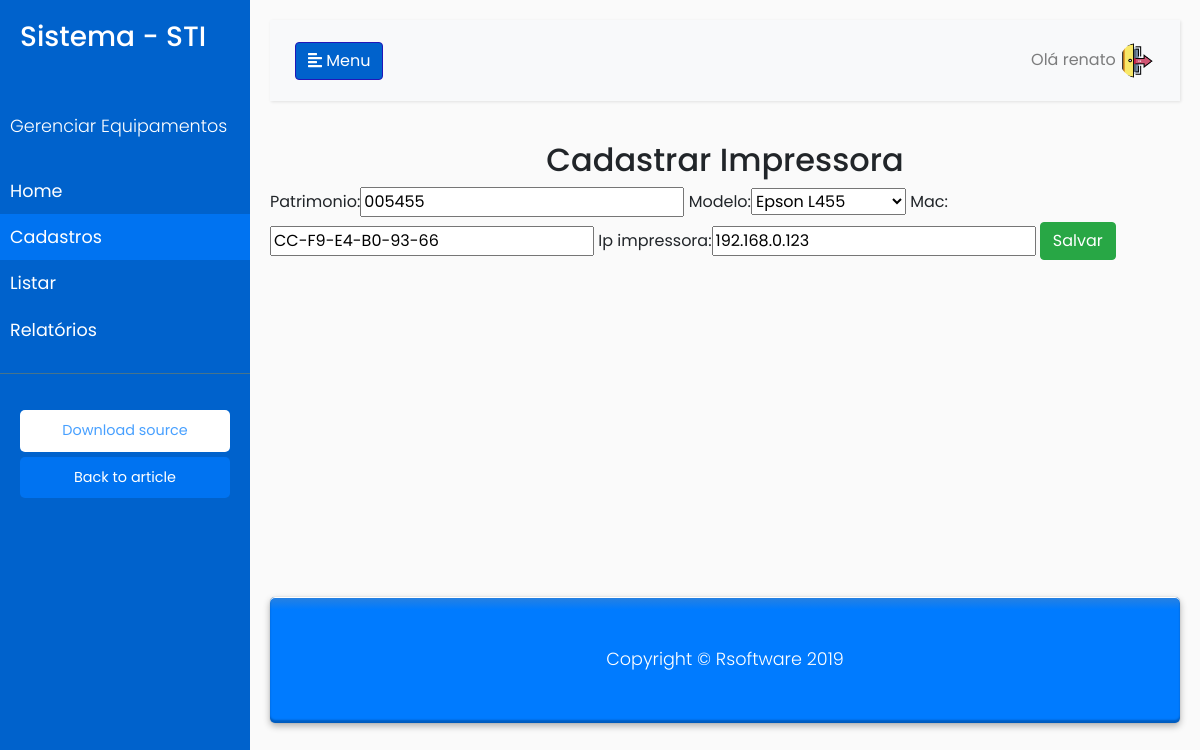
/impressoras/update/1 (signed in), run on the app's committed database.
### impressoras/models.py (models this page shows, shortened)
class Impressora(models.Model):
    patrimonio = models.CharField(max_length=6, unique=True)
    modelo = models.CharField(max_length=16, choices=MODEL_CHOICES)
    mac = models.CharField(max_length=17, unique=True)
    ip_impressora = models.CharField(max_length=16, unique=True)

### impressoras/views.py (the view)
# urls.py: path('update/<int:id>', impressoras_update, name="impressoras_update"),
@login_required
def impressoras_update(request, id):
    impressora = get_object_or_404(Impressora, pk=id)
    form = ImpressoraForm(request.POST or None, instance=impressora)
    if form.is_valid():
        form.save()
        return redirect('impressoras_list')
    return render(request, 'impressoras_form.html', {'form': form})

### impressoras/forms.py
class ImpressoraForm(ModelForm):
    class Meta:
        model = Impressora
        fields = ['patrimonio', 'modelo', 'mac', 'ip_impressora']

### impressoras/templates/impressoras_form.html (shortened to what this page needs)
{% extends 'base.html' %}
{% load bootstrap%}
{% block main %}
     <h2 class="cadastro" text align="center">Cadastrar Impressora</h2>
    <div class="wrapper fadeInDown">
        <div id="formImpressora">
    <form method="POST">
        {{ form|bootstrap }}
        <button type="submit" class="btn btn-success">Salvar</button>
    </form>
         </div>
    </div>
{% endblock %}

### templates/base.html (shortened to what this page needs)
{% load static %}
<!DOCTYPE html>
<html>
<head>
    <link rel="stylesheet" href="https://stackpath.bootstrapcdn.com/bootstrap/4.1.0/css/bootstrap.min.css"
>
    <link rel="stylesheet" href="{% static 'assets/css/style.css' %}">
</head>
<body>
    <div class="wrapper">
        <nav id="sidebar">
            <div class="sidebar-header">
                <h3>Sistema - STI</h3>
            </div>
            <ul class="list-unstyled components">
                <p>Gerenciar Equipamentos</p>
                <li>
                    <a href="{% url 'home' %}">Home</a>
                </li>
                <li class="active">
                    <a href="#homeSubmenu" data-toggle="collapse" aria-expanded="false">Cadastros</a>
                </li>
                <li>
                    <a href="#pageSubmenu" data-toggle="collapse" aria-expanded="false">Listar</a>
                </li>
                <li>
                    <a href="{% url 'relatorios' %}">Relatórios</a>
                </li>
            </ul>
            <ul class="list-unstyled CTAs">
                <li><a href="https://bootstrapious.com/tutorial/files/sidebar.zip" class="download">Download source</a>
                </li>
                <li><a href="https://bootstrapious.com/p/bootstrap-sidebar" class="article">Back to article</a></li>
            </ul>
        </nav>
        <div id="content">
            <nav class="navbar navbar-expand-lg navbar-light bg-light">
                <div class="container-fluid">
                    <button type="button" id="sidebarCollapse" class="btn btn-info">
                        <i class="fas fa-align-left"></i>
                        <span>Menu</span>
                    </button>
                    <div class="collapse navbar-collapse" id="navbarSupportedContent">
                        <ul class="nav navbar-nav ml-auto">
                            <li class="nav-item dropdown">
                                {% if user.is_authenticated %}
                                <a class="nav-link pr-0" id="navbarDropdownUser" href="#" role="button"
                                    data-toggle="dropdown" aria-haspopup="true" aria-expanded="false">
                                    Olá {{ user.username }}
                                    <img class="rounded-circle" src="{% static 'assets/img/renato.png' %}" alt=""
                                        width="35px" height="35px">
                                    {% else %}
                                    <a href="{% url 'login' %}" class="btn btn-light">Entrar</a>
                                    {% endif %}
                                </a>
                            </li>
                        </ul>
                    </div>
                </div>
            </nav>
            {% block main %}
            {% endblock %}
            <footer class="py-5 bg-primary">
                <div class="container">
                    <p class="m-0 text-center text-white">Copyright &copy; Rsoftware 2019</p>
                </div>
            </footer>
        </div>
    </div>
</body>
</html>

### static/assets/css/style.css (style rules this page uses)
body { font-family: 'Poppins', sans-serif; background: #fafafa; }
p { font-family: 'Poppins', sans-serif; font-size: 1.1em; font-weight: 300; line-height: 1.7em; color: #999; }
footer { margin-top: 336px; box-shadow: 0 0 1px rgba(0, 0, 0, 0.3), 0 3px 7px rgba(0, 0, 0, 0.3), inset 0 1px rgba(255,255,255,1), inset 0 -3px 2px rgba(0,0,0,0.25); border-radius: 5px; background: linear-gradient(#2981df, #007bff 10%); }
a, a:hover, a:focus { color: inherit; text-decoration: none; transition: all 0.3s; }
.navbar { padding: 15px 10px; background: #fff; border: none; border-radius: 0; margin-bottom: 40px; box-shadow: 1px 1px 3px rgba(0, 0, 0, 0.1); }
.wrapper { display: flex; width: 100%; align-items: stretch; }
#sidebar { min-width: 250px; max-width: 250px; background: #0062cc; color: #fff; transition: all 0.3s; }
#sidebar .sidebar-header { padding: 20px; background: #0062cc; }
#sidebar ul.components { padding: 20px 0; border-bottom: 1px solid #47748b; }
#sidebar ul p { color: #fff; padding: 10px; }
#sidebar ul li a { padding: 10px; font-size: 1.1em; display: block; }
#sidebar ul li.active>a, a[aria-expanded="true"] { color: #fff; background: #007bffb8; }
a[data-toggle="collapse"] { position: relative; }
ul.CTAs { padding: 20px; }
ul.CTAs a { text-align: center; font-size: 0.9em !important; display: block; border-radius: 5px; margin-bottom: 5px; }
a.download { background: #fff; color: #007bffb8; }
a.article, a.article:hover { background: #007bffb8 !important; color: #fff !important; }
#content { width: 100%; padding: 20px; min-height: 100vh; transition: all 0.3s; }
.btn-info { background-color: #0062cc; border-color: #2217b8; }

### data on the page
Impressora: patrimonio "005455", modelo "Epson L455", mac "CC-F9-E4-B0-93-66", ip_impressora "192.168.0.123"

### other printed values
{{ user.username }} "renato"
